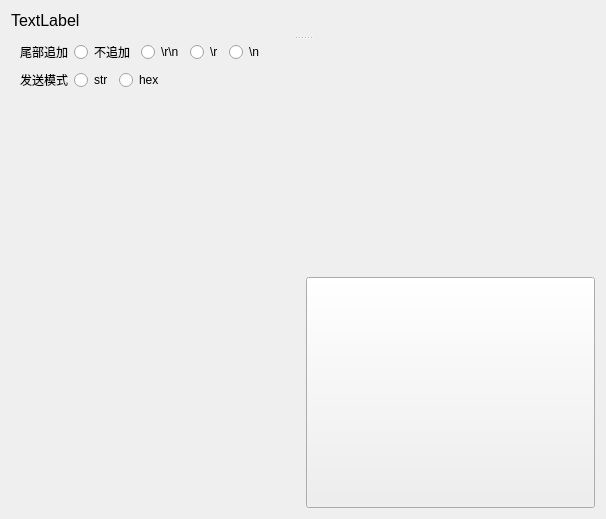
<?xml version="1.0" encoding="UTF-8"?>
<ui version="4.0">
 <class>SerialPanel</class>
 <widget class="QWidget" name="SerialPanel">
  <property name="geometry">
   <rect>
    <x>0</x>
    <y>0</y>
    <width>606</width>
    <height>519</height>
   </rect>
  </property>
  <property name="windowTitle">
   <string>Form</string>
  </property>
  <layout class="QVBoxLayout" name="verticalLayout_3">
   <item>
    <widget class="QLabel" name="port_label">
     <property name="font">
      <font>
       <pointsize>12</pointsize>
      </font>
     </property>
     <property name="text">
      <string>TextLabel</string>
     </property>
    </widget>
   </item>
   <item>
    <widget class="QSplitter" name="splitter">
     <property name="orientation">
      <enum>Qt::Orientation::Vertical</enum>
     </property>
     <property name="childrenCollapsible">
      <bool>false</bool>
     </property>
     <widget class="QWidget" name="widget_6" native="true">
      <layout class="QVBoxLayout" name="log_layout">
       <property name="spacing">
        <number>0</number>
       </property>
       <property name="leftMargin">
        <number>0</number>
       </property>
       <property name="topMargin">
        <number>0</number>
       </property>
       <property name="rightMargin">
        <number>0</number>
       </property>
       <property name="bottomMargin">
        <number>0</number>
       </property>
      </layout>
     </widget>
     <widget class="QWidget" name="widget_5" native="true">
      <layout class="QVBoxLayout" name="verticalLayout">
       <property name="leftMargin">
        <number>0</number>
       </property>
       <property name="topMargin">
        <number>0</number>
       </property>
       <property name="rightMargin">
        <number>0</number>
       </property>
       <property name="bottomMargin">
        <number>0</number>
       </property>
       <item>
        <widget class="QWidget" name="widget_4" native="true">
         <layout class="QGridLayout" name="gridLayout">
          <property name="leftMargin">
           <number>0</number>
          </property>
          <property name="topMargin">
           <number>0</number>
          </property>
          <property name="rightMargin">
           <number>0</number>
          </property>
          <property name="bottomMargin">
           <number>0</number>
          </property>
          <item row="1" column="1">
           <widget class="QPushButton" name="send_btn">
            <property name="sizePolicy">
             <sizepolicy hsizetype="Minimum" vsizetype="Minimum">
              <horstretch>0</horstretch>
              <verstretch>0</verstretch>
             </sizepolicy>
            </property>
            <property name="minimumSize">
             <size>
              <width>0</width>
              <height>0</height>
             </size>
            </property>
            <property name="text">
             <string/>
            </property>
           </widget>
          </item>
          <item row="0" column="0" colspan="2">
           <widget class="QWidget" name="widget_3" native="true">
            <layout class="QFormLayout" name="formLayout">
             <property name="leftMargin">
              <number>9</number>
             </property>
             <property name="topMargin">
              <number>0</number>
             </property>
             <property name="rightMargin">
              <number>9</number>
             </property>
             <property name="bottomMargin">
              <number>0</number>
             </property>
             <item row="0" column="0">
              <widget class="QLabel" name="label">
               <property name="text">
                <string>尾部追加</string>
               </property>
              </widget>
             </item>
             <item row="1" column="0">
              <widget class="QLabel" name="label_2">
               <property name="text">
                <string>发送模式</string>
               </property>
              </widget>
             </item>
             <item row="0" column="1">
              <widget class="QWidget" name="widget" native="true">
               <layout class="QHBoxLayout" name="horizontalLayout">
                <property name="leftMargin">
                 <number>0</number>
                </property>
                <property name="topMargin">
                 <number>0</number>
                </property>
                <property name="rightMargin">
                 <number>0</number>
                </property>
                <property name="bottomMargin">
                 <number>0</number>
                </property>
                <item>
                 <widget class="QRadioButton" name="radio_btn_append_mode_none">
                  <property name="text">
                   <string>不追加</string>
                  </property>
                  <attribute name="buttonGroup">
                   <string notr="true">radio_btn_group_append_mode</string>
                  </attribute>
                 </widget>
                </item>
                <item>
                 <widget class="QRadioButton" name="radio_btn_append_mode_rn">
                  <property name="text">
                   <string>\r\n</string>
                  </property>
                  <attribute name="buttonGroup">
                   <string notr="true">radio_btn_group_append_mode</string>
                  </attribute>
                 </widget>
                </item>
                <item>
                 <widget class="QRadioButton" name="radio_btn_append_mode_r">
                  <property name="text">
                   <string>\r</string>
                  </property>
                  <attribute name="buttonGroup">
                   <string notr="true">radio_btn_group_append_mode</string>
                  </attribute>
                 </widget>
                </item>
                <item>
                 <widget class="QRadioButton" name="radio_btn_append_mode_n">
                  <property name="text">
                   <string>\n</string>
                  </property>
                  <attribute name="buttonGroup">
                   <string notr="true">radio_btn_group_append_mode</string>
                  </attribute>
                 </widget>
                </item>
                <item>
                 <spacer name="horizontalSpacer">
                  <property name="orientation">
                   <enum>Qt::Orientation::Horizontal</enum>
                  </property>
                  <property name="sizeHint" stdset="0">
                   <size>
                    <width>40</width>
                    <height>20</height>
                   </size>
                  </property>
                 </spacer>
                </item>
               </layout>
              </widget>
             </item>
             <item row="1" column="1">
              <widget class="QWidget" name="widget_2" native="true">
               <layout class="QHBoxLayout" name="horizontalLayout_2">
                <property name="leftMargin">
                 <number>0</number>
                </property>
                <property name="topMargin">
                 <number>0</number>
                </property>
                <property name="rightMargin">
                 <number>0</number>
                </property>
                <property name="bottomMargin">
                 <number>0</number>
                </property>
                <item>
                 <widget class="QRadioButton" name="radio_btn_send_mode_str">
                  <property name="text">
                   <string>str</string>
                  </property>
                  <attribute name="buttonGroup">
                   <string notr="true">radio_btn_group_send_mode</string>
                  </attribute>
                 </widget>
                </item>
                <item>
                 <widget class="QRadioButton" name="radio_btn_send_mode_hex">
                  <property name="text">
                   <string>hex</string>
                  </property>
                  <attribute name="buttonGroup">
                   <string notr="true">radio_btn_group_send_mode</string>
                  </attribute>
                 </widget>
                </item>
                <item>
                 <spacer name="horizontalSpacer_2">
                  <property name="orientation">
                   <enum>Qt::Orientation::Horizontal</enum>
                  </property>
                  <property name="sizeHint" stdset="0">
                   <size>
                    <width>40</width>
                    <height>20</height>
                   </size>
                  </property>
                 </spacer>
                </item>
               </layout>
              </widget>
             </item>
            </layout>
           </widget>
          </item>
          <item row="1" column="0">
           <layout class="QVBoxLayout" name="input_layout"/>
          </item>
         </layout>
        </widget>
       </item>
      </layout>
     </widget>
    </widget>
   </item>
  </layout>
 </widget>
 <resources/>
 <connections/>
 <buttongroups>
  <buttongroup name="radio_btn_group_send_mode"/>
  <buttongroup name="radio_btn_group_append_mode"/>
 </buttongroups>
</ui>
